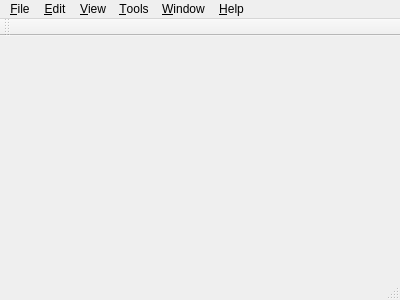
<?xml version="1.0" encoding="UTF-8"?>
<ui version="4.0">
 <class>MainWindow</class>
 <widget class="QMainWindow" name="MainWindow">
  <property name="geometry">
   <rect>
    <x>0</x>
    <y>0</y>
    <width>400</width>
    <height>300</height>
   </rect>
  </property>
  <property name="windowTitle">
   <string>MainWindow</string>
  </property>
  <widget class="QWidget" name="centralWidget"/>
  <widget class="QMenuBar" name="menuBar">
   <property name="geometry">
    <rect>
     <x>0</x>
     <y>0</y>
     <width>400</width>
     <height>29</height>
    </rect>
   </property>
   <widget class="QMenu" name="menuFile">
    <property name="title">
     <string>&amp;File</string>
    </property>
    <addaction name="action_Start"/>
    <addaction name="separator"/>
    <addaction name="action_Exit_2"/>
   </widget>
   <widget class="QMenu" name="menu_Vew">
    <property name="title">
     <string>&amp;Edit</string>
    </property>
   </widget>
   <widget class="QMenu" name="menu_View">
    <property name="title">
     <string>&amp;View</string>
    </property>
   </widget>
   <widget class="QMenu" name="menu_Tools">
    <property name="title">
     <string>&amp;Tools</string>
    </property>
    <addaction name="action_Settings"/>
   </widget>
   <widget class="QMenu" name="menu_Window">
    <property name="title">
     <string>&amp;Window</string>
    </property>
   </widget>
   <widget class="QMenu" name="menu_Help">
    <property name="title">
     <string>&amp;Help</string>
    </property>
   </widget>
   <addaction name="menuFile"/>
   <addaction name="menu_Vew"/>
   <addaction name="menu_View"/>
   <addaction name="menu_Tools"/>
   <addaction name="menu_Window"/>
   <addaction name="menu_Help"/>
  </widget>
  <widget class="QToolBar" name="mainToolBar">
   <attribute name="toolBarArea">
    <enum>TopToolBarArea</enum>
   </attribute>
   <attribute name="toolBarBreak">
    <bool>false</bool>
   </attribute>
  </widget>
  <widget class="QStatusBar" name="statusBar"/>
  <action name="action_Start">
   <property name="text">
    <string>&amp;Start</string>
   </property>
  </action>
  <action name="action_Exit">
   <property name="text">
    <string>&amp;Exit</string>
   </property>
  </action>
  <action name="action_Settings">
   <property name="text">
    <string>&amp;Settings...</string>
   </property>
  </action>
  <action name="action_Exit_2">
   <property name="text">
    <string>&amp;Exit</string>
   </property>
  </action>
 </widget>
 <layoutdefault spacing="6" margin="11"/>
 <resources/>
 <connections/>
</ui>
